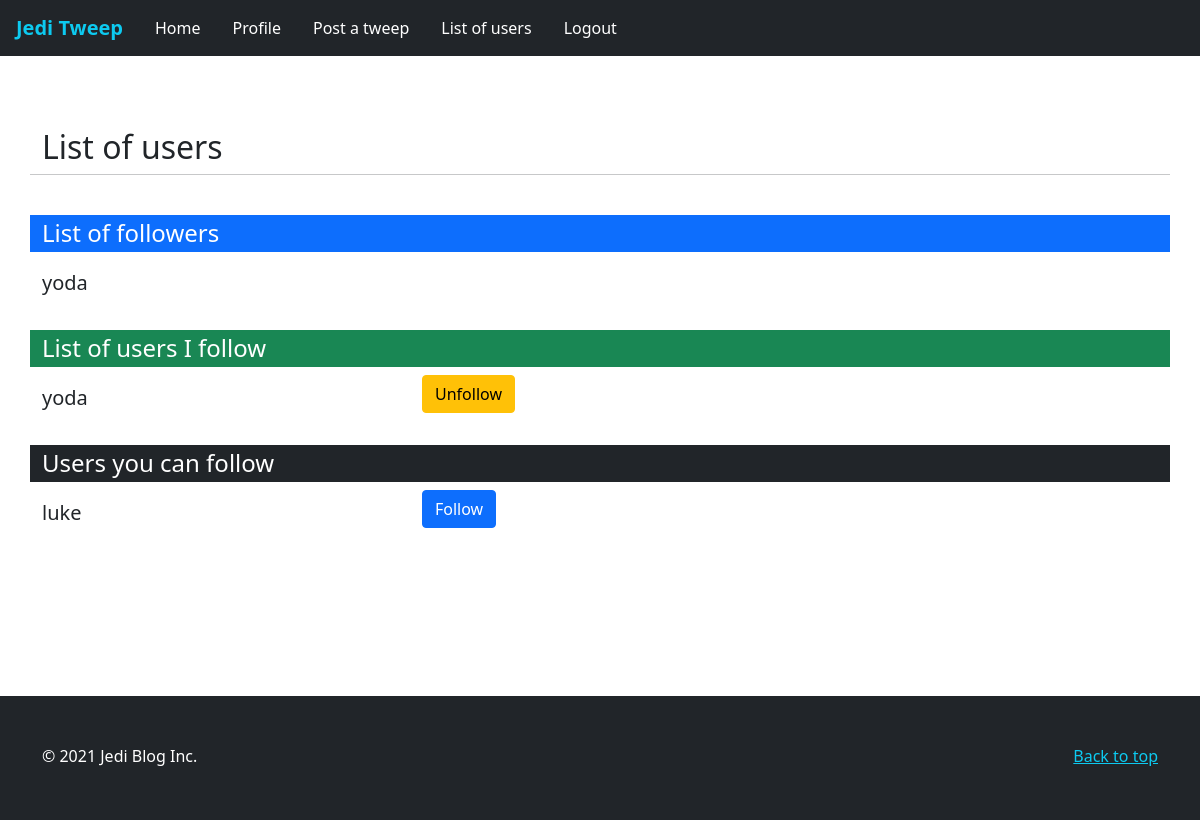
/users.php (signed in), run on the app's committed database.
### tables this page shows
CREATE TABLE `jedifollowing` (
    username varchar(128) NOT NULL,
     
    follower_username varchar(128) NOT NULL,
    PRIMARY KEY (username, follower_username),
    FOREIGN KEY (username) REFERENCES jediuser(username),
    FOREIGN KEY (follower_username) REFERENCES jediuser(username)
);

CREATE TABLE `jediuser` (
  `username` varchar(128) NOT NULL,
  `password` varchar(256) NOT NULL,
  `firstname` varchar(128) NOT NULL,
  `lastname` varchar(128) NOT NULL,
  `email` varchar(320) NOT NULL,
  `is_admin` tinyint(1) NOT NULL DEFAULT 0,
  PRIMARY KEY (`username`)
);

### includes/function.php (the view, shortened to what this page needs)
<?php
function displayFollowers(mysqli_result $result)
{
    while ($row = $result->fetch_assoc()) {
        $username = $row['follower_username'];
        $resultDisplay = <<<END
            <div class="row">
            <div class="col-sm-4 lead my-2">
                $username
            </div>
        </div>
        END;
        echo $resultDisplay;
    }
}
function displayFollowingUsers(mysqli_result $result)
{
    $id = 0;
    while ($row = $result->fetch_assoc()) {
        $username = $row['username'];
        $resultDisplay = <<<END
            <div class="row" id="following$id">
                <div class="col-sm-4 lead my-2">
                    $username
                </div>
                <div class="col-sm-8">
                <form method="post" action="includes/process-follow.php">
                    <button type="submit" class="btn btn-warning" name="submit-unfollow" value="$username">Unfollow</button>
                </form>
                </div>
            </div>
        END;
        echo $resultDisplay;
        $id++;
    }
}
function displayUsersYouCanFollow(mysqli_result $result)
{
    $id = 0;
    while ($row = $result->fetch_assoc()) {
        $username = $row['username'];
        $resultDisplay = <<<END
            <div class="row" id="userfollow$id">
            <div class="col-sm-4 lead my-2">
                $username
            </div>
            <div class="col-sm-8">
                <form method="post" action="includes/process-follow.php">
                    <button type="submit" class="btn btn-primary" name="submit-follow" value="$username">Follow</button>
                </form>
            </div>
        </div>
        END;
        echo $resultDisplay;
        $id++;
    }
}
?>

### data on the page
jedifollowing: follower_username "yoda"
jedifollowing: username "yoda"
jediuser: username "luke"
